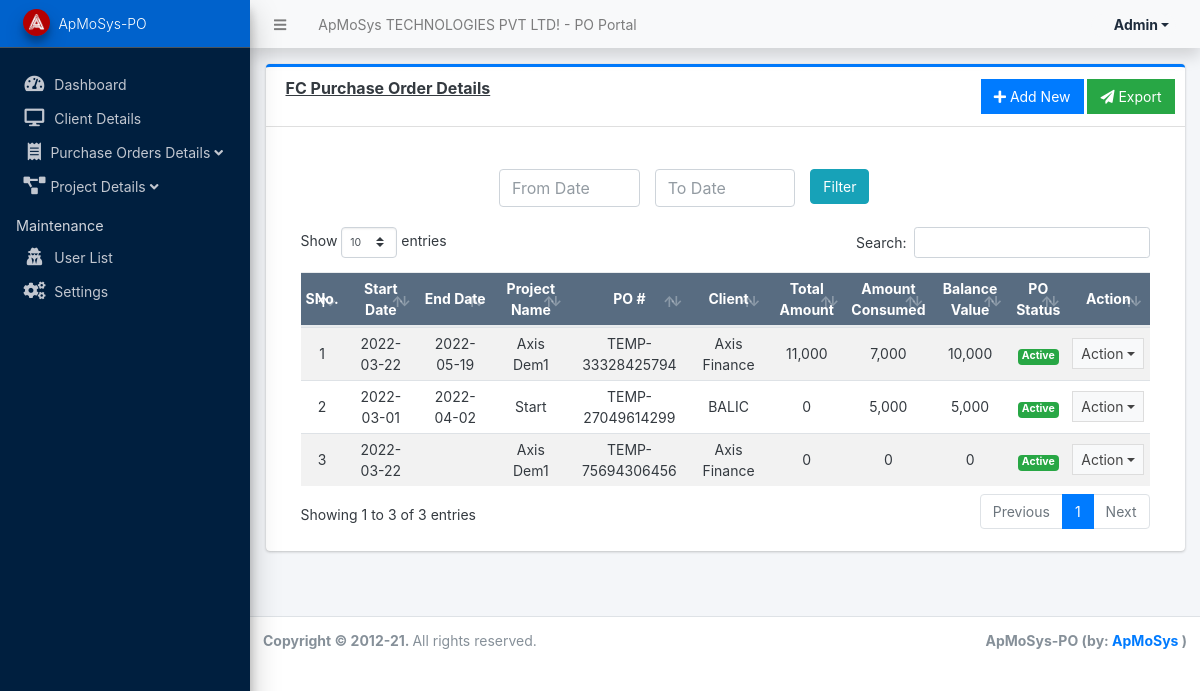
Page /admin/?page=purchase_orders (signed in) on the committed database.
### tables this page shows
CREATE TABLE `po_list` (
  `id` int(30) NOT NULL,
  `po_no` varchar(100) NOT NULL,
  `client_id` varchar(30) NOT NULL,
  `project_name` varchar(30) NOT NULL,
  `rm_apmosys` varchar(50) NOT NULL,
  `milestone_name` varchar(50) DEFAULT NULL,
  `m_description` text DEFAULT NULL,
  `m_percent` int(5) DEFAULT NULL,
  `m_startdate` varchar(15) DEFAULT NULL,
  `m_enddate` varchar(15) DEFAULT NULL,
  `m_status` varchar(15) DEFAULT NULL,
  `project_type` varchar(10) DEFAULT NULL,
  `milestone_no` float DEFAULT NULL,
  `po_value` float DEFAULT NULL,
  `tax_percentage` float DEFAULT NULL,
  `tax_amount` float DEFAULT NULL,
  `businesshead_comments` text DEFAULT NULL,
  `accountshead_comments` text DEFAULT NULL,
  `accountsteam_comments` text DEFAULT NULL,
  `director_comments` text DEFAULT NULL,
  `status` varchar(11) DEFAULT NULL COMMENT '0=Active,1=Expired,2=Pending,3=Denied',
  `date_created` datetime DEFAULT current_timestamp(),
  `date_updated` datetime DEFAULT NULL ON UPDATE current_timestamp(),
  `startdate` varchar(50) DEFAULT NULL,
  `enddate` varchar(50) DEFAULT NULL,
  `businesshead_name` varchar(50) DEFAULT NULL,
  `accountshead_name` varchar(50) DEFAULT NULL,
  `bhead_approval` varchar(15) DEFAULT NULL,
  `ahead_approval` varchar(15) DEFAULT NULL,
  `invoice` varchar(20) DEFAULT NULL,
  `payment` varchar(20) DEFAULT NULL,
  `businessteam_comments` text DEFAULT NULL,
  `milestone_comments` varchar(20) DEFAULT NULL,
  `billable` varchar(20) DEFAULT NULL,
  `consumed` float DEFAULT NULL,
  `balance` float DEFAULT NULL
);

### classes/DBConnection.php (called while the page is built, shortened)
<?php
class DBConnection{
    private $host = DB_SERVER;
    private $username = DB_USERNAME;
    private $password = DB_PASSWORD;
    private $database = DB_NAME;
    public $conn;
    public function __construct(){
        if (!isset($this->conn)) {
            $this->conn = new mysqli($this->host, $this->username, $this->password, $this->database);
        }
    }
}
?>

### classes/SystemSettings.php (called while the page is built, shortened)
<?php
class SystemSettings extends DBConnection{
	function userdata($field = ''){
		if(!empty($field)){
			if(isset($_SESSION['userdata'][$field]))
				return $_SESSION['userdata'][$field];
			else
				return null;
		}else{
			return false;
		}
	}
}
$_settings = new SystemSettings();
?>

### admin/purchase_orders/index.php (the view, shortened to what this page needs)
<div class="card card-outline card-primary">
	<div class="card-header">
		<h3 class="card-title"><b><u>FC Purchase Order Details</b></u></h3>
		<div class="card-tools">
		<?php if($_settings->userdata('type') == 1): ?>
		<a href="?page=purchase_orders/manage_fcpo" class="btn btn-flat btn-primary"><span class="fas fa-plus"></span>  Add New</a>
		<?php endif; ?>
		<a href="http://localhost/purchase_order/admin/purchase_orders/export.php" class="btn btn-flat btn-success"><span class="fas fa-paper-plane"></span> Export</a>
		</div>
	</div>
	<br /><br />
<div class="row justify-content-center" >
  <div class="col-sm-2"> <input type="search" name="from_date" id="from_date" class="form-control" placeholder="From Date" /></div>
  <div class="col-sm-2"> <input type="search" name="to_date" id="to_date" class="form-control" placeholder="To Date" /></div>
  <div class="col-sm-2"> <input type="button" name="filter" id="filter" value="Filter" class="btn btn-info" /></div>
</div>
	<div class="card-body">
		<div class="container-fluid">
        <div class="container-fluid">
		<table id="purchaseprojectfc" class="table table-hover table-striped">
				<colgroup>
					<col width="5%">
					<col width="10%">
					<col width="10%">
					<col width="10%">
					<col width="15%">
					<col width="10%">
					<?php if($_settings->userdata('type') == 1): ?><col width="10%"><?php endif; ?>
					<?php if($_settings->userdata('type') == 1): ?><col width="10%"><?php endif; ?>
					<?php if($_settings->userdata('type') == 1): ?><col width="10%"><?php endif; ?>
					<col width="7%">
					<col width="7%">
				</colgroup>
				<thead>
					<tr class="bg-navy disabled">
						<th>SNo.</th>
						<th class="text-center">Start Date</th>
						<th class="text-center">End Date</th>
						<th class="text-center">Project Name</th>
						<th class="text-center">PO #</th>
						<th class="text-center">Client</th>
						<?php if($_settings->userdata('type') == 1): ?>
						<th class="text-center">Total Amount</th>
						<?php endif; ?>
						<?php if($_settings->userdata('type') == 1): ?>
						<th class="text-center">Amount Consumed</th>
						<?php endif; ?>
						<?php if($_settings->userdata('type') == 1): ?>
						<th class="text-center">Balance Value</th>
						<?php endif; ?>
						<th class="text-center">PO Status</th>
						<th class="text-center">Action</th>
					</tr>
				</thead>
				<tbody>
					<?php
					$i = 1;
						$qry = $conn->query("SELECT * FROM `po_list`");
						while($row = $qry->fetch_assoc()):
							$row['total_amount'] = $conn->query("SELECT sum(po_value) as total FROM milestone_tablefc where po_id = '{$row['id']}'")->fetch_array()['total'];
					?>
						<tr>
							<td class="text-center"><?php echo $i++; ?></td>
							<td class="text-center"><?php echo $row['startdate'] ?></td>
							<td class="text-center"><?php echo $row['enddate'] ?></td>
							<td class="text-center"><?php echo $row['project_name'] ?></td>
							<td class="text-center"><?php echo $row['po_no'] ?></td>
							<td class="text-center"><?php echo $row['client_id'] ?></td>
							<?php if($_settings->userdata('type') == 1): ?>
							<td class="text-center"><?php echo number_format($row['total_amount']) ?></td>
							<?php endif; ?>
							<?php if($_settings->userdata('type') == 1): ?>
							<td class="text-center"><?php echo number_format($row['consumed']) ?></td>
							<?php endif; ?>
							<?php if($_settings->userdata('type') == 1): ?>
							<td class="text-center"><?php echo number_format($row['balance']) ?></td>
							<?php endif; ?>
							<td class="text-center">
							<?php
							switch ($row['status']) {
								case 'Active':
									echo '<span class="badge badge-success">Active</span>';
									break;
								}
							?>
							</td>
							<td align="center">
								 <button type="button" class="btn btn-flat btn-default btn-sm dropdown-toggle dropdown-icon" data-toggle="dropdown">
				                  		Action
				                  </button>
							</td>
						</tr>
					<?php endwhile; ?>
				</tbody>
			</table>
		</div>
		</div>
	</div>
</div>

### rows in the picture
po_list: startdate "2022-03-22", enddate "2022-05-19", project_name "Axis Dem1", po_no "TEMP-33328425794", client "Axis Finance", total_amount "11,000", consumed "7,000", balance "10,000", status "Active"
po_list: startdate "2022-03-01", enddate "2022-04-02", project_name "Start", po_no "TEMP-27049614299", client "BALIC", total_amount "0", consumed "5,000", balance "5,000", status "Active"
po_list: startdate "2022-03-22", project_name "Axis Dem1", po_no "TEMP-75694306456", client "Axis Finance", total_amount "0", consumed "0", balance "0", status "Active"

### other values in the picture
$_settings->info('name') "ApMoSys TECHNOLOGIES PVT LTD! - PO Portal"
$_settings->userdata('firstname').' '.$_settings->userdata('lastname') "Admin"
$_settings->info('short_name') "ApMoSys-PO"
